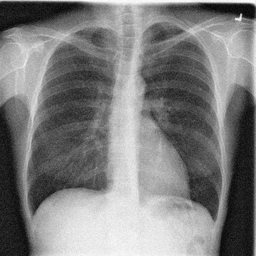
#> input picture 6th OpenCV Python Codes/Input/xray_noisy.png, 256 x 256 px, shrunk from 1024 x 1024 before the run
$ python 5-noise-reduction.py
#> lines starting #> are read from the running program, lines starting #| are printed output that depends on the picture
import numpy as np
import cv2

image1=cv2.imread("Input/xray_noisy.png", cv2.IMREAD_GRAYSCALE)
#> image1 is the input picture: shape (256, 256); min 2, max 253, mean 125.6
image2=cv2.imread("Input/board_noisy.png", cv2.IMREAD_GRAYSCALE)
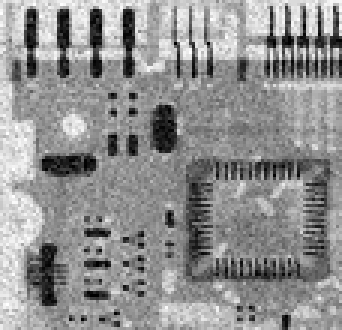
#> input picture 6th OpenCV Python Codes/Input/board_noisy.png, 114 x 110 px, shrunk from 455 x 440 before the run (shown 3 times larger)
#> image2 is the input picture: shape (110, 114); min 0, max 255, mean 144.2
image3=cv2.imread("Input/image_noisy.png", cv2.IMREAD_GRAYSCALE)
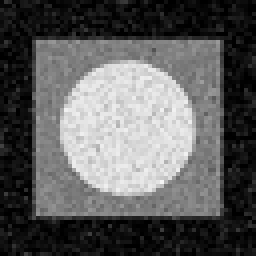
#> input picture 6th OpenCV Python Codes/Input/image_noisy.png, 64 x 64 px, shrunk from 256 x 256 before the run (shown 4 times larger)
#> image3 is the input picture: shape (64, 64); min 0, max 245, mean 91.9

def noise_reduction_3in3(image):
    rows, cols=image.shape
#> rows = 256; cols = 256
    result=np.zeros((rows, cols), dtype=np.uint8)
    for i in range(1, rows-1):
        for j in range(1, cols-1):
            neighbor=image[i-1:i+2, j-1:j+2]
            ave=np.mean(neighbor)
            result[i, j]=ave
    return result

def noise_reduction_5in5(image):
    rows, cols=image.shape
#> rows = 256; cols = 256
    result=np.zeros((rows, cols), dtype=np.uint8)
    for i in range(2, rows-2):
        for j in range(2, cols-2):
            neighbor=image[i-2:i+3, j-2:j+3]
            ave=np.mean(neighbor)
            result[i, j]=ave
    return result


def noise_reduction_15in15(image):
    rows, cols=image.shape
#> rows = 256; cols = 256
    result=np.zeros((rows, cols), dtype=np.uint8)
    for i in range(7, rows-7):
        for j in range(7, cols-7):
            neighbor=image[i-7:i+8, j-7:j+8]
            ave=np.mean(neighbor)
            result[i, j]=ave
    return result

result1_1=noise_reduction_3in3(image1)
result1_2=noise_reduction_5in5(image1)
result1_3=noise_reduction_15in15(image1)

result2_1=noise_reduction_3in3(image2)
result2_2=noise_reduction_5in5(image2)
#> after the loop in noise_reduction_5in5 (call 2), `for i in range(2, rows-2):`:
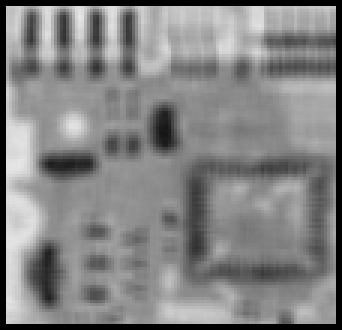
#> result: shape (110, 114) (shown 3 times larger); min 0, max 231, mean 131
result2_3=noise_reduction_15in15(image2)
#> after the loop in noise_reduction_15in15 (call 2), `for i in range(7, rows-7):`:
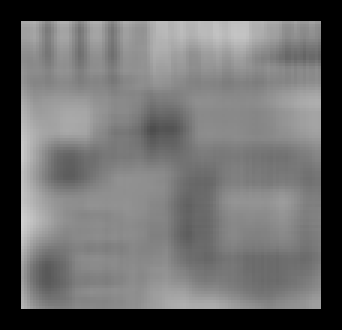
#> result: shape (110, 114) (shown 3 times larger); min 0, max 208, mean 104.3

result3_1=noise_reduction_3in3(image3)
#> after the loop in noise_reduction_3in3 (call 3), `for i in range(1, rows-1):`:
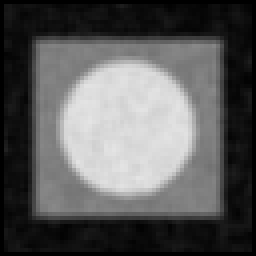
#> result: shape (64, 64) (shown 4 times larger); min 0, max 228, mean 90.5
result3_2=noise_reduction_5in5(image3)
#> after the loop in noise_reduction_5in5 (call 3), `for i in range(2, rows-2):`:
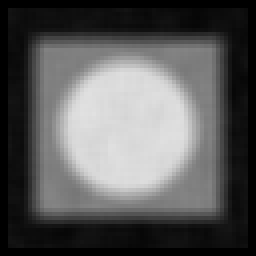
#> result: shape (64, 64) (shown 4 times larger); min 0, max 225, mean 89.7
result3_3=noise_reduction_15in15(image3)
#> after the loop in noise_reduction_15in15 (call 3), `for i in range(7, rows-7):`:
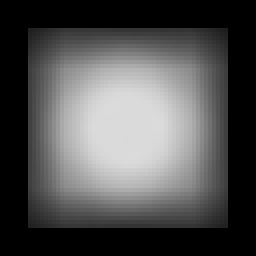
#> result: shape (64, 64) (shown 4 times larger); min 0, max 219, mean 81.2

# [4 lines of commented-out code are left out]

cv2.imwrite("Output/xray_3in3.jpg", result1_1)
cv2.imwrite("Output/xray_5in5.jpg", result1_2)
cv2.imwrite("Output/xray_15in15.jpg", result1_3)

cv2.imwrite("Output/board_3in3.jpg", result2_1)
cv2.imwrite("Output/board_5in5.jpg", result2_2)
cv2.imwrite("Output/board_15in15.jpg", result2_3)

cv2.imwrite("Output/image_3in3.jpg", result3_1)
cv2.imwrite("Output/image_5in5.jpg", result3_2)
cv2.imwrite("Output/image_15in15.jpg", result3_3)
